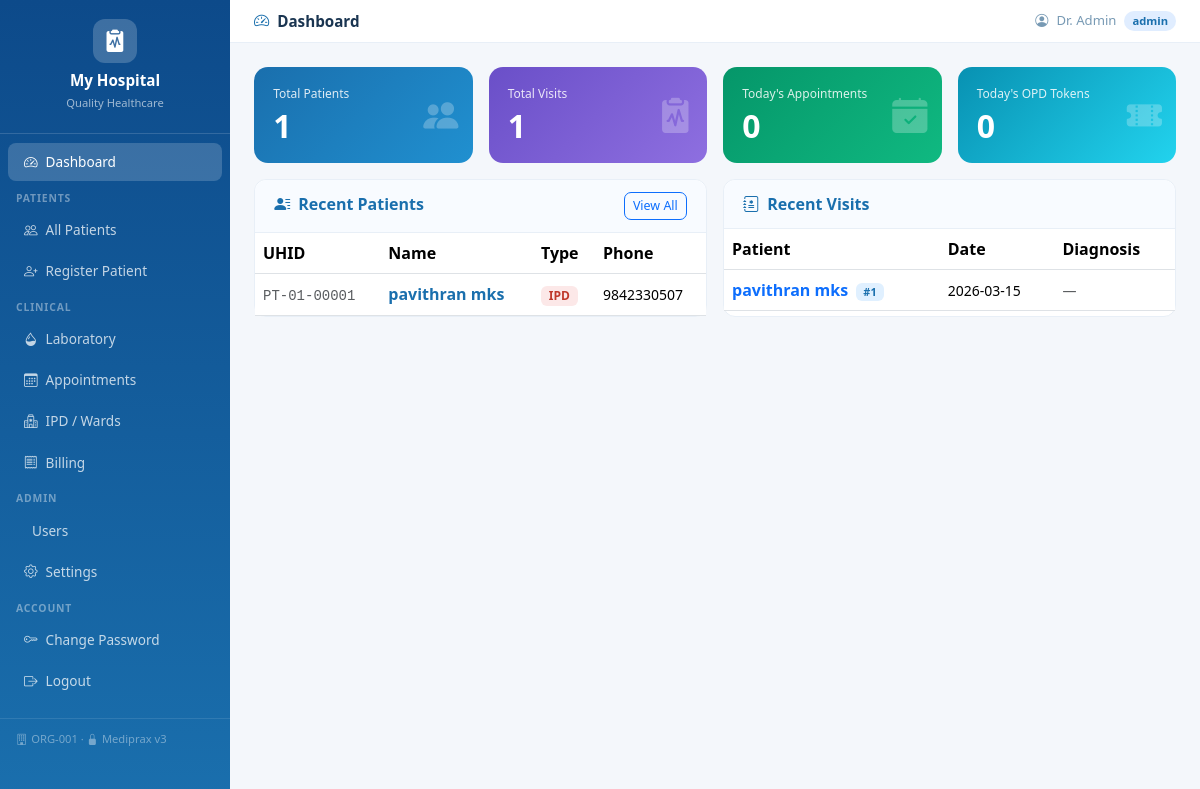
/dashboard (signed in), run on an earlier commit of the app's database.
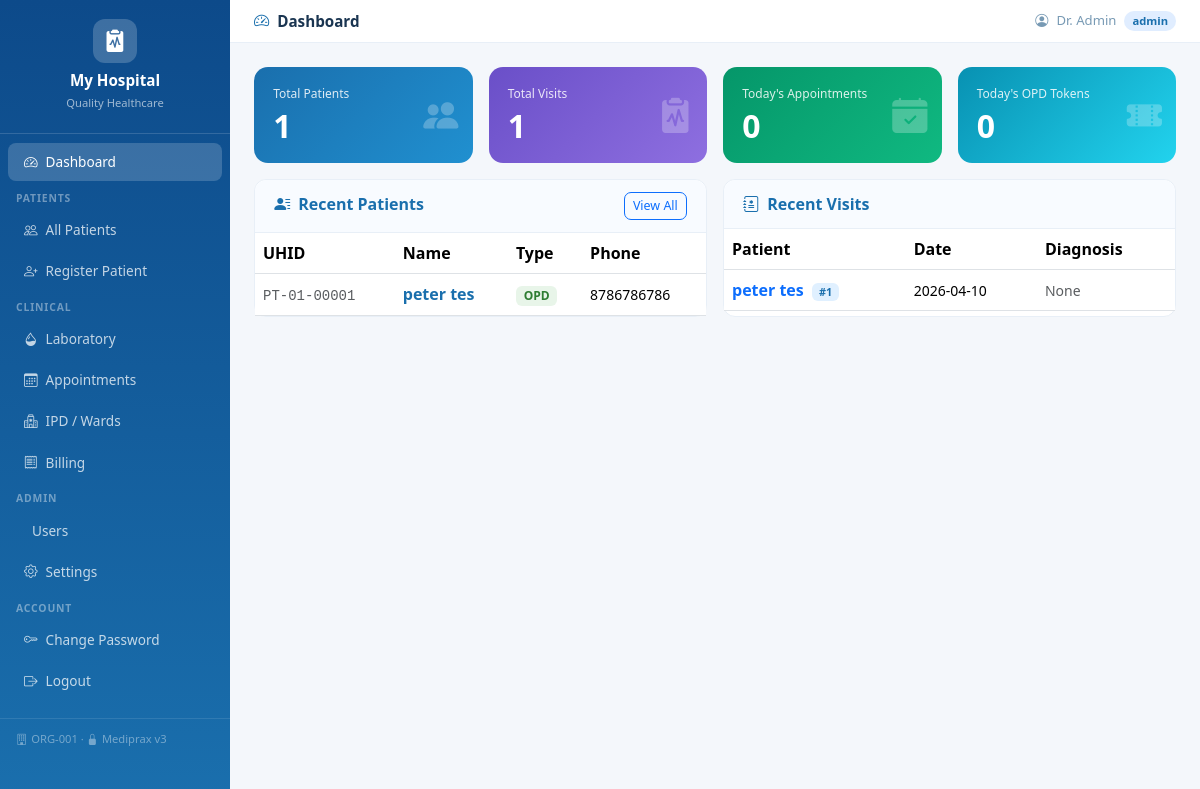
And on a later commit of the database.
### tables this page shows
CREATE TABLE patients(
            id                INTEGER PRIMARY KEY AUTOINCREMENT,
            hospital_id       INTEGER NOT NULL,
            uhid              TEXT,
            name              TEXT NOT NULL,
            dob               DATE,
            age               INTEGER,
            gender            TEXT,
            guardian_name     TEXT DEFAULT '',
            guardian_relation TEXT DEFAULT '',
            emergency_contact TEXT DEFAULT '',
            emergency_phone   TEXT DEFAULT '',
            insurance         TEXT DEFAULT '',
            insurance_no      TEXT DEFAULT '',
            blood_group       TEXT DEFAULT '',
            rh_factor         TEXT DEFAULT '',
            height_cm         INTEGER,
            address           TEXT DEFAULT '',
            city              TEXT DEFAULT '',
            state             TEXT DEFAULT '',
            phone             TEXT DEFAULT '',
            email             TEXT DEFAULT '',
            individual_number TEXT DEFAULT '',
            occupation        TEXT DEFAULT '',
            marital_status    TEXT DEFAULT '',
            religion          TEXT DEFAULT '',
            nationality       TEXT DEFAULT 'Indian',
            comorbidity       TEXT DEFAULT '',
            known_allergies   TEXT DEFAULT '',
            past_medical_history TEXT DEFAULT '',
            past_surgical_history TEXT DEFAULT '',
            family_history    TEXT DEFAULT '',
            habits            TEXT DEFAULT '',
            patient_type      TEXT DEFAULT 'OPD'
                              CHECK(patient_type IN ('OPD','IPD','Emergency')),
            created_at        TIMESTAMP DEFAULT CURRENT_TIMESTAMP,
            updated_at        TIMESTAMP DEFAULT CURRENT_TIMESTAMP, org_id TEXT,
            FOREIGN KEY (hospital_id) REFERENCES hospitals(id)
        );

CREATE TABLE visits(
            id            INTEGER PRIMARY KEY AUTOINCREMENT,
            hospital_id   INTEGER NOT NULL,
            patient_id    INTEGER NOT NULL,
            admission_id  INTEGER,
            visit_type    TEXT DEFAULT 'OPD'
                          CHECK(visit_type IN ('OPD','IPD','Emergency')),
            token_no      INTEGER,
            visit_date    DATE NOT NULL,
            visit_time    TIME,
            doctor_id     INTEGER,
            complaints    TEXT DEFAULT '',
            history_of_illness TEXT DEFAULT '',
            examination_findings TEXT DEFAULT '',
            primary_diagnosis TEXT DEFAULT '',
            secondary_diagnosis TEXT DEFAULT '',
            investigation TEXT DEFAULT '',
            prescription  TEXT DEFAULT '',
            notes         TEXT DEFAULT '',
            advice        TEXT DEFAULT '',
            -- Vitals
            bp_systolic   INTEGER,
            bp_diastolic  INTEGER,
            pulse         INTEGER,
            temperature   REAL,
            weight        REAL,
            height        INTEGER,
            spo2          INTEGER,
            rr            INTEGER,
            blood_sugar   REAL,
            -- Follow-up
            followup_date DATE,
            followup_notes TEXT DEFAULT '',
            created_by    INTEGER,
            created_at    TIMESTAMP DEFAULT CURRENT_TIMESTAMP, prescription_image TEXT,
            FOREIGN KEY (hospital_id) REFERENCES hospitals(id),
            FOREIGN KEY (patient_id)  REFERENCES patients(id)
        );

### app/routes/auth_routes.py (the view)
@auth_routes.route('/dashboard')
@login_required
def dashboard():
    if session.get('role') == 'patient':
        return redirect(url_for('patients.patient_detail', pid=session['patient_id']))
    hid = session['hospital_id']
    db  = get_db()
    from datetime import date
    today = date.today().isoformat()
    try:
        total_patients = db.execute('SELECT COUNT(*) FROM patients WHERE hospital_id=?',(hid,)).fetchone()[0] or 0
    except Exception:
        total_patients = 0
    try:
        total_visits = db.execute('SELECT COUNT(*) FROM visits WHERE hospital_id=?',(hid,)).fetchone()[0] or 0
    except Exception:
        total_visits = 0
    try:
        today_appointments = db.execute('SELECT COUNT(*) FROM appointments WHERE hospital_id=? AND appt_date=?',(hid,today)).fetchone()[0] or 0
    except Exception:
        today_appointments = 0
    try:
        today_opd = db.execute("SELECT COUNT(*) FROM visits WHERE hospital_id=? AND visit_date=? AND visit_type='OPD'",(hid,today)).fetchone()[0] or 0
    except Exception:
        today_opd = 0
    stats = {
        'total_patients': total_patients,
        'total_visits': total_visits,
        'today_appointments': today_appointments,
        'today_opd': today_opd,
    }
    try:
        recent_patients = [dict(r) for r in db.execute(
            'SELECT id,name,uhid,patient_type,phone FROM patients WHERE hospital_id=? ORDER BY id DESC LIMIT 8',(hid,)).fetchall()]
    except Exception:
        recent_patients = []
    try:
        recent_visits = [dict(r) for r in db.execute('''
            SELECT v.id,v.patient_id,v.visit_date,v.visit_type,v.primary_diagnosis,
                   v.complaints,v.token_no,p.name AS patient_name
            FROM visits v JOIN patients p ON v.patient_id=p.id
            WHERE v.hospital_id=? ORDER BY v.id DESC LIMIT 10''',(hid,)).fetchall()]
    except Exception:
        recent_visits = []
    return render_template('dashboard.html', stats=stats, recent_patients=recent_patients, recent_visits=recent_visits)

### app/database.py (called while the page is built)
def get_db():
    if 'db' not in g:
        g.db = sqlite3.connect(current_app.config['DATABASE'])
        g.db.row_factory = sqlite3.Row
        g.db.execute('PRAGMA foreign_keys = ON')
        try:
            g.db.execute('PRAGMA journal_mode = WAL')
            g.db.execute('PRAGMA synchronous = NORMAL')
        except Exception:
            pass
    return g.db

### app/routes/auth_routes.py (called while the page is built)
def _login_ok():
    return 'user_id' in session and 'hospital_id' in session

def login_required(f):
    from functools import wraps
    @wraps(f)
    def d(*a, **kw):
        if not _login_ok():
            session.clear(); return redirect(url_for('auth.login'))
        return f(*a, **kw)
    return d

### templates/dashboard.html (shortened to what this page needs)
{% extends "base.html" %}
{% block page_title %}<i class="bi bi-speedometer2 me-2 text-primary"></i>Dashboard{% endblock %}
{% block content %}
<div class="row g-3 mb-3">
  <div class="col-6 col-md-3">
    <div class="stat-card" style="background:linear-gradient(135deg,#1a6fad,#2090d0)">
      <small>Total Patients</small><h2>{{ stats.total_patients|default(0) }}</h2>
      <i class="bi bi-people-fill icon"></i>
    </div>
  </div>
  <div class="col-6 col-md-3">
    <div class="stat-card" style="background:linear-gradient(135deg,#6a4fc8,#8e6fe0)">
      <small>Total Visits</small><h2>{{ stats.total_visits|default(0) }}</h2>
      <i class="bi bi-clipboard2-pulse-fill icon"></i>
    </div>
  </div>
  <div class="col-6 col-md-3">
    <div class="stat-card" style="background:linear-gradient(135deg,#059669,#10b981)">
      <small>Today's Appointments</small><h2>{{ stats.today_appointments|default(0) }}</h2>
      <i class="bi bi-calendar-check-fill icon"></i>
    </div>
  </div>
  <div class="col-6 col-md-3">
    <div class="stat-card" style="background:linear-gradient(135deg,#0891b2,#22d3ee)">
      <small>Today's OPD Tokens</small><h2>{{ stats.today_opd|default(0) }}</h2>
      <i class="bi bi-ticket-perforated-fill icon"></i>
    </div>
  </div>
</div>
<div class="row g-3">
  <div class="col-lg-6">
    <div class="card h-100">
      <div class="card-header d-flex justify-content-between">
        <span class="fw-semibold text-primary"><i class="bi bi-person-lines-fill me-2"></i>Recent Patients</span>
        <a href="{{ url_for('patients.patients') }}" class="btn btn-sm btn-outline-primary" style="font-size:.78rem;border-radius:7px">View All</a>
      </div>
      <div class="card-body p-0">
        {% if recent_patients %}
        <div class="table-responsive">
        <table class="table table-hover mb-0">
          <thead><tr><th>UHID</th><th>Name</th><th>Type</th><th>Phone</th></tr></thead>
          <tbody>
          {% for p in recent_patients %}
          <tr>
            <td><code class="small text-muted">{{ p.uhid or '—' }}</code></td>
            <td><a href="{{ url_for('patients.patient_detail', pid=p.id) }}" class="fw-semibold text-decoration-none text-primary">{{ p.name }}</a></td>
            <td>
              {% if p.patient_type == 'IPD' %}<span class="badge" style="background:#fce8e8;color:#c0392b">IPD</span>
              {% elif p.patient_type == 'Emergency' %}<span class="badge" style="background:#fff3cd;color:#856404">EMG</span>
              {% else %}<span class="badge" style="background:#e8f5e9;color:#2e7d32">OPD</span>{% endif %}
            </td>
            <td><small>{{ p.phone or '—' }}</small></td>
          </tr>
          {% endfor %}
          </tbody>
        </table>
        </div>
        {% else %}<p class="text-muted text-center py-4">No patients yet</p>{% endif %}
      </div>
    </div>
  </div>
  <div class="col-lg-6">
    <div class="card h-100">
      <div class="card-header"><span class="fw-semibold text-primary"><i class="bi bi-journal-medical me-2"></i>Recent Visits</span></div>
      <div class="card-body p-0">
        {% if recent_visits %}
        <div class="table-responsive">
        <table class="table table-hover mb-0">
          <thead><tr><th>Patient</th><th>Date</th><th>Diagnosis</th></tr></thead>
          <tbody>
          {% for v in recent_visits %}
          <tr>
            <td><a href="{{ url_for('patients.patient_detail', pid=v.patient_id) }}" class="fw-semibold text-decoration-none">{{ v.patient_name }}</a>
              {% if v.token_no %}<span class="badge ms-1" style="background:#e0f0ff;color:#1a6fad;font-size:.68rem">#{{ v.token_no }}</span>{% endif %}</td>
            <td><small>{{ v.visit_date }}</small></td>
            <td><small class="text-muted">{{ (v.primary_diagnosis or v.complaints or '—')[:40] }}</small></td>
          </tr>
          {% endfor %}
          </tbody>
        </table>
        </div>
        {% else %}<p class="text-muted text-center py-4">No visits yet</p>{% endif %}
      </div>
    </div>
  </div>
</div>
{% endblock %}

What changed in the data, as far as the page shows it:
changed patients "PT-01-00001": name "pavithran mks" → "peter tes"; phone "9842330507" → "8786786786"; patient_type "IPD" → "OPD"
changed visits: patient_name "pavithran mks" → "peter tes"; visit_date "2026-03-15" → "2026-04-10"; primary_diagnosis "—" → "None"
